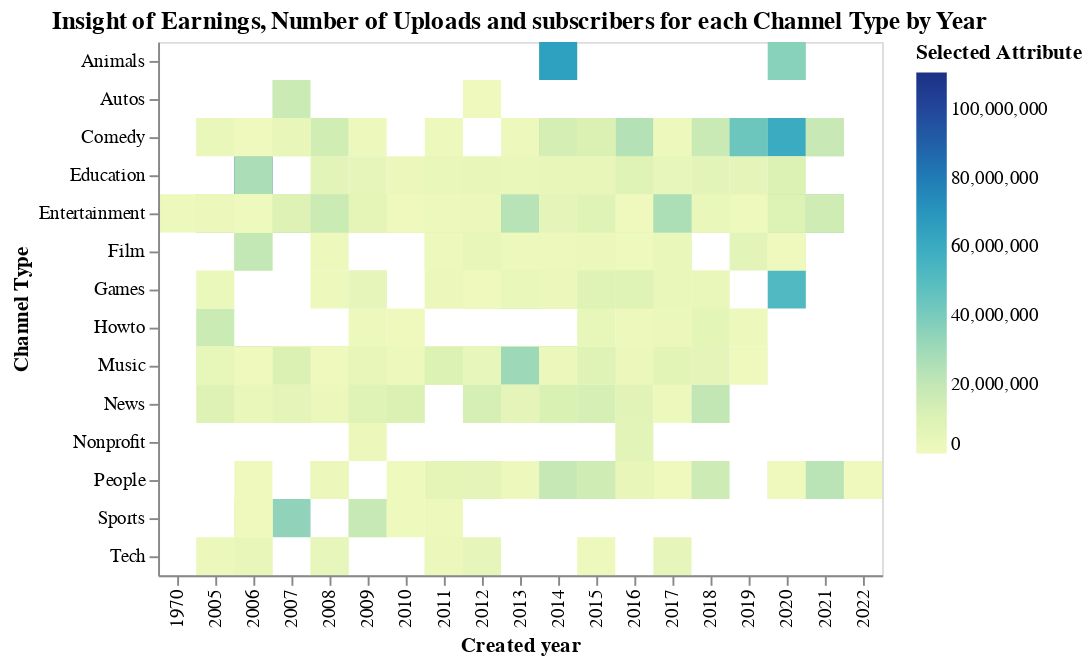

The notebook cell this image was saved under:
### Code cell
dropdown = alt.binding_select(
    options=['uploads','highest_yearly_earnings', 'lowest_yearly_earnings', 'subscribers'],
    name='Heatmap color attribute '
)
color_param = alt.param(
    value='highest_yearly_earnings',
    bind=dropdown
)

alt.Chart(data).mark_rect().encode(
    alt.X('created_year:O', title = 'Created year'),
    alt.Y('channel_type:N', title = 'Channel Type'),
    alt.Color('value_of_chosen_attribute:Q', title = 'Selected Attribute'),
    tooltip =  alt.Tooltip(['value_of_chosen_attribute:Q'])
).transform_calculate(
    value_of_chosen_attribute=f'datum[{color_param.name}]'
).add_params(
    color_param
).properties(title = 'Insight of Earnings, Number of Uploads and subscribers for each Channel Type by Year')

### Figure 1 — Vega-Lite specification as saved in the notebook (floating-point values rounded to 4 significant figures; data arrays with more than 128 entries replaced by an {"elided": "..."} marker saying what was removed)
{"config": {"view": {"continuousWidth": 300, "continuousHeight": 300}}, "data": {"name": "data-8c6742fdeb2244512e5b40bb0c3cb683"}, "mark": {"type": "rect"}, "encoding": {"color": {"field": "value_of_chosen_attribute", "title": "Selected Attribute", "type": "quantitative"}, "tooltip": [{"field": "value_of_chosen_attribute", "type": "quantitative"}], "x": {"field": "created_year", "title": "Created year", "type": "ordinal"}, "y": {"field": "channel_type", "title": "Channel Type", "type": "nominal"}}, "params": [{"name": "param_62", "bind": {"input": "select", "options": ["uploads", "highest_yearly_earnings", "lowest_yearly_earnings", "subscribers"], "name": "Heatmap color attribute "}, "value": "highest_yearly_earnings"}], "title": "Insight of Earnings, Number of Uploads and subscribers for each Channel Type by Year", "transform": [{"calculate": "datum[param_62]", "as": "value_of_chosen_attribute"}], "$schema": "https://vega.github.io/schema/vega-lite/v5.8.0.json", "datasets": {"data-8c6742fdeb2244512e5b40bb0c3cb683": {"elided": "554 records"}}}
